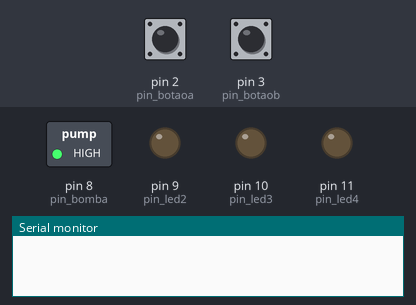
Recording of a sketch running on a simulated Arduino Uno, built with avr-gcc and run on an emulated ATmega328P. Shown: switched loads named in the sketch (green lamp = pin HIGH), output pins drawn as LEDs (lit = HIGH), the last lines printed to the serial monitor. Inputs (shaded band) come from the test bench; at power-on: pin 3 (pin_botaob) LOW, pin 2 (pin_botaoa) LOW.

Above: at 1.2 s.
1.3 s: pin 3 (pin_botaob) pulled HIGH for 0.15 s
At 1.37 s:
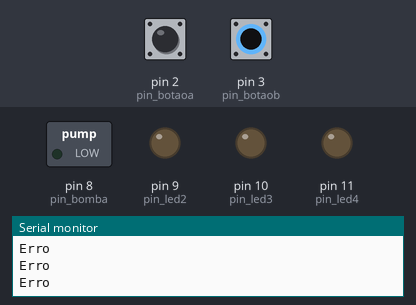
2.9 s: pin 3 (pin_botaob) pulled HIGH for 3.2 s
At 6.8 s:
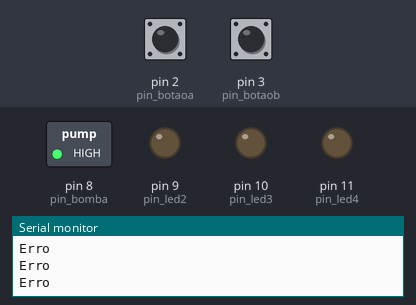
7.6 s: pin 3 (pin_botaob) driven HIGH
At 7.9 s:
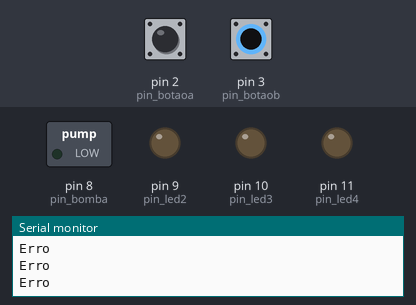
10.6 s: pin 2 (pin_botaoa) pulled HIGH for 1 s
14.6 s: pin 3 (pin_botaob) driven LOW
At 15.7 s:
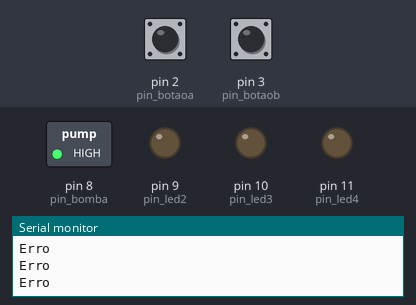
Timing chart, 0 to 17.1 s (numbered marks = the images above; inputs shaded):
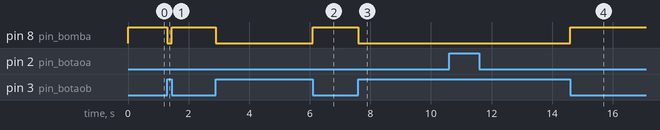

Measured:
- after the input at 1.3 s, pin 8 (pin_bomba): HIGH → LOW at once, → HIGH 0.15 s later
- after the input at 2.9 s, pin 8 (pin_bomba): HIGH → LOW at once, → HIGH 3.2 s later
- after the input at 7.6 s, pin 8 (pin_bomba): HIGH → LOW at once
- after the input at 14.6 s, pin 8 (pin_bomba): LOW → HIGH at once

The sketch:

sketch_jun10c.ino
```cpp
// Controle de Bombeamento de água:
// O desenho a seguir mostra um processo simples para encher uma caixa d’água de um rio próximo.
// Os sensores de nível alto (H) e de nível baixo (L) são utilizados para determinar o acionamento da bomba (B) e do alarme (A).

#define pin_bomba 8
#define pin_led2 9
#define pin_led3 10
#define pin_led4 11
#define pin_botaoa 2
#define pin_botaob 3
#define pin_botaoc 4

void setup() {
  pinMode(pin_bomba, OUTPUT);
  pinMode(pin_led2, OUTPUT);
  pinMode(pin_led3, OUTPUT);
  pinMode(pin_led4, OUTPUT);
  pinMode(pin_botaoa, INPUT);
  pinMode(pin_botaob, INPUT);
  Serial.begin(9600);

}

void loop() {
  bool botaoa = digitalRead(pin_botaoa);
  bool botaob = digitalRead(pin_botaob);

  if((botaoa==1)&&(botaob==1)){
    digitalWrite(pin_bomba, 0);
  }

  if((botaoa == 1)&&(botaob == 0)){
    digitalWrite(pin_bomba, 1);
  }

  if((botaoa==0)&&(botaob==0)){
    digitalWrite(pin_bomba, 1);
  }

  if((botaoa == 0)&&(botaob == 1)){
    digitalWrite(pin_bomba, 0);
    Serial.println("Erro");
  }

}
```
